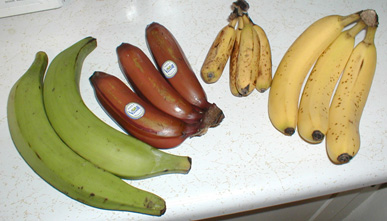
#> input picture Bananavarieties.jpg, 387 x 221 px, given in place of the camera
$ python live-color-histogram.py
#> lines starting #> are read from the running program, lines starting #| are printed output that depends on the picture
import cv2
import numpy as np


def draw_histogram(img):
    h, w, c = img.shape
    hist_img = np.zeros((300, 512, 3), dtype=np.uint8)

    colors = ("b", "g", "r")  # OpenCV uses BGR
    for i, col in enumerate(colors):
        hist = cv2.calcHist([img], [i], None, [256], [0, 256])
        cv2.normalize(hist, hist, 0, hist_img.shape[0], cv2.NORM_MINMAX)
        hist = hist.flatten()

        for x in range(1, 256):
            cv2.line(
                hist_img,
                (2 * (x - 1), hist_img.shape[0] - int(hist[x - 1])),
                (2 * (x), hist_img.shape[0] - int(hist[x])),
                (
                    255 if col == "b" else 0,
                    255 if col == "g" else 0,
                    255 if col == "r" else 0,
                ),
                thickness=2,
            )

    return hist_img


def main():
    cap = cv2.VideoCapture(0)
    if not cap.isOpened():
        print("Cannot open webcam")
        return

    print("Press ESC to exit...")

    while True:
        ret, frame = cap.read()
#> frame is the input picture: shape (221, 387, 3); mean B, G, R 142.9, 172.6, 180.3
        if not ret:
            break

        frame = cv2.resize(frame, (640, 480))
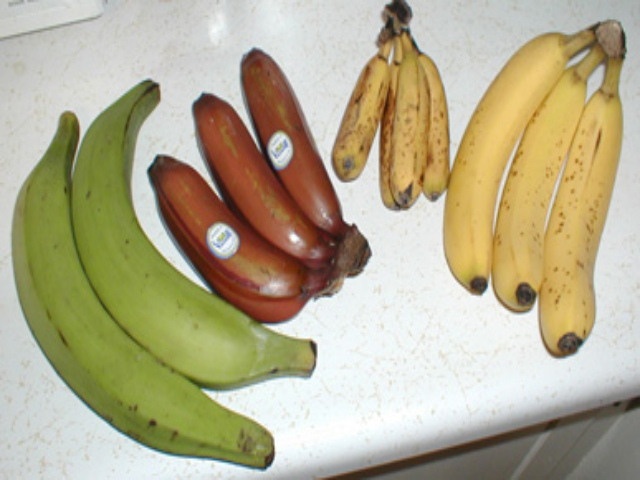
#> frame: shape (480, 640, 3); mean B, G, R 142.8, 172.5, 180.2

        hist_img = draw_histogram(frame)
#> after the loop in draw_histogram, `for i, col in enumerate(colors):`:
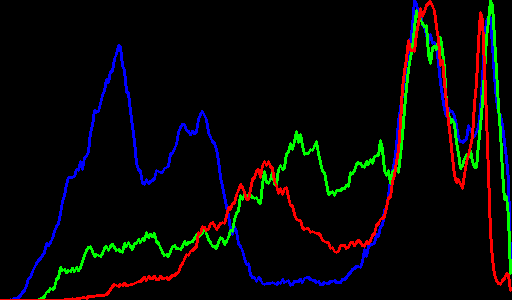
#> hist_img: shape (300, 512, 3); mean B, G, R 6.9, 7.5, 7.4

        cv2.imshow("Webcam Frame", frame)
        cv2.imshow("Live Color Histogram", hist_img)

        if cv2.waitKey(1) & 0xFF == 27:
#> (key Esc is pressed here)
            break

    cap.release()
    cv2.destroyAllWindows()


if __name__ == "__main__":
    main()

$ run again, on gabriel-herter-zIBetXW-WRk-unsplash.jpg
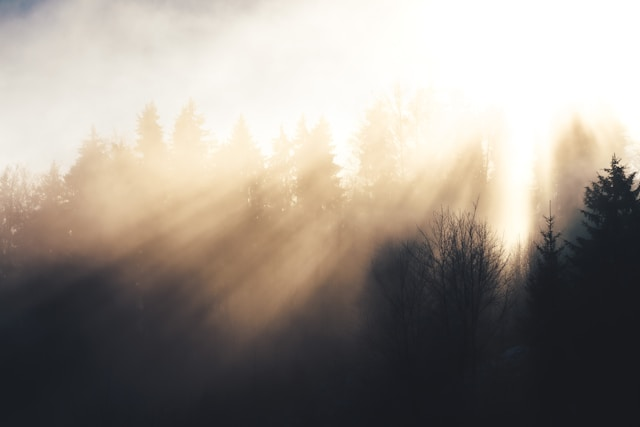
#> input picture gabriel-herter-zIBetXW-WRk-unsplash.jpg, 640 x 427 px, given in place of the camera
#> in main, frame is the input picture: shape (427, 640, 3); mean B, G, R 136.7, 145.1, 153
#> in main, `frame = cv2.resize(frame, (640, 480))`:
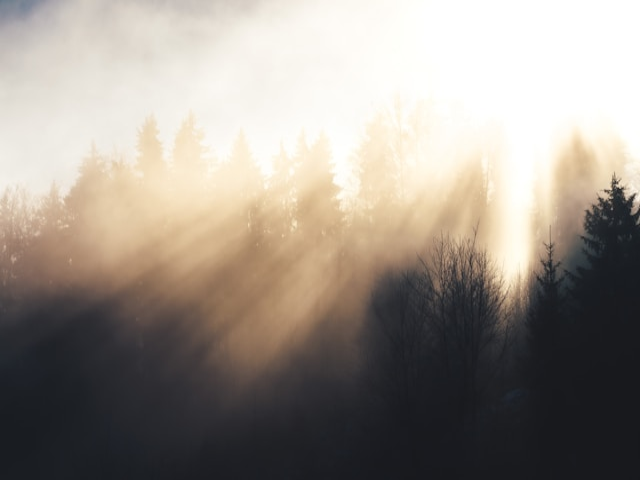
#> frame: shape (480, 640, 3); mean B, G, R 136.7, 145, 153
#> after the loop in draw_histogram, `for i, col in enumerate(colors):`:
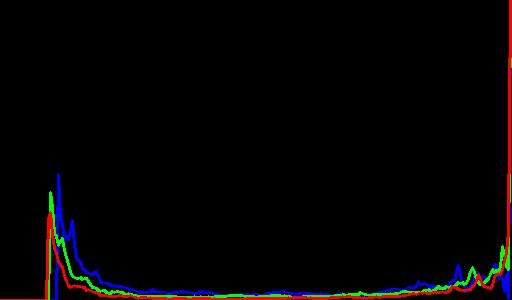
#> hist_img: shape (300, 512, 3); mean B, G, R 3.2, 2.9, 4.4
